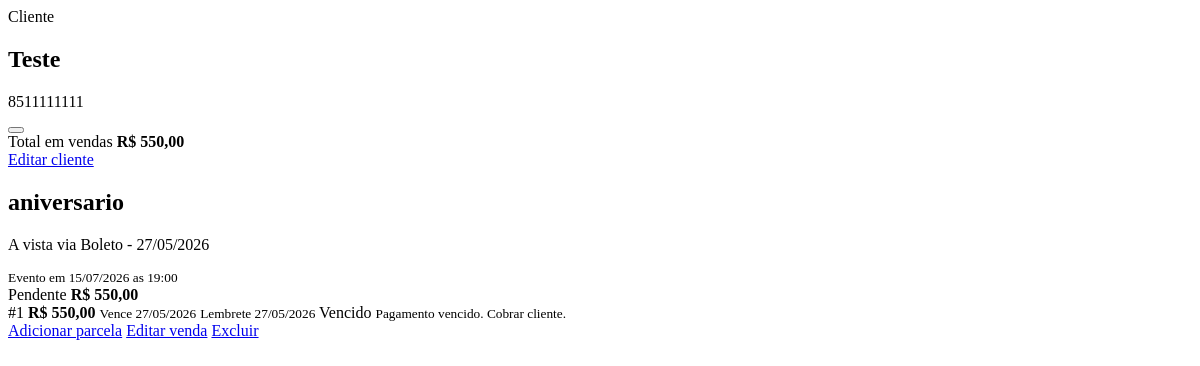
Before: /financeiro/cliente/38/ with the older database file.
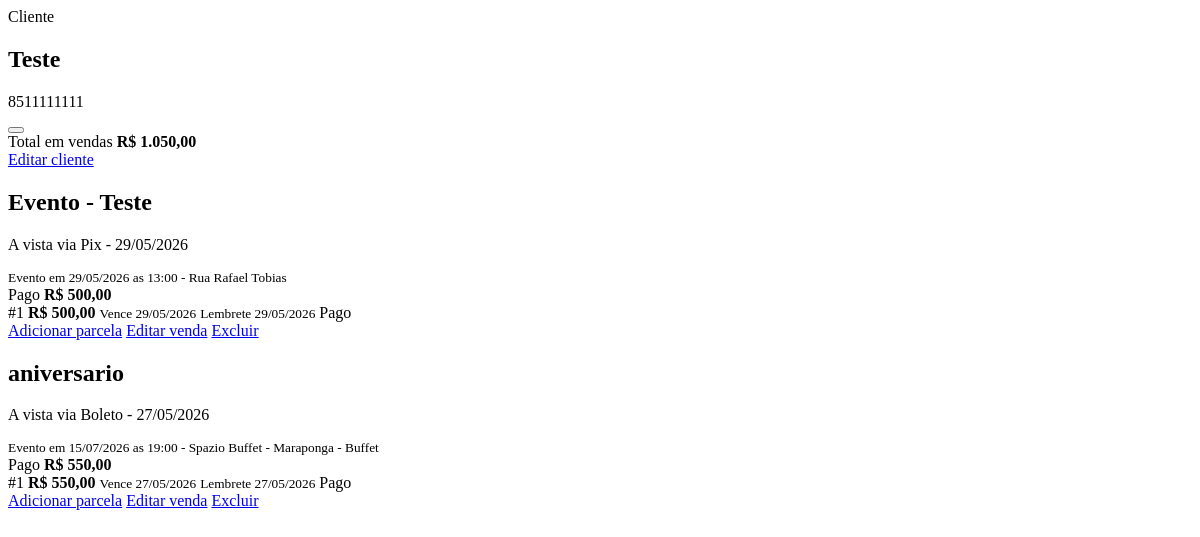
After: the same page with the newer database file.
### crm/models.py (models this page shows, shortened)
class Venda(models.Model):
    STATUS_CHOICES = [
        ("pendente", "Pendente"),
        ("pago", "Pago"),
        ("atrasado", "Atrasado"),
        ("cancelado", "Cancelado"),
    ]
    FORMA_CHOICES = [
        ("pix", "Pix"),
        ("dinheiro", "Dinheiro"),
        ("boleto", "Boleto"),
        ("cartao", "Cartao"),
        ("transferencia", "Transferencia"),
        ("outro", "Outro"),
    ]
    CONDICAO_CHOICES = [
        ("avista", "A vista"),
        ("parcelado", "Parcelado"),
    ]
    cliente = models.ForeignKey(Cliente, on_delete=models.CASCADE, related_name="vendas")
    titulo = models.CharField(max_length=160)
    data_venda = models.DateField(default=timezone.localdate)
    valor_total = models.DecimalField(max_digits=10, decimal_places=2)
    status = models.CharField(max_length=20, choices=STATUS_CHOICES, default="pendente")
    forma_pagamento = models.CharField(max_length=20, choices=FORMA_CHOICES, default="pix")
    condicao_pagamento = models.CharField(max_length=20, choices=CONDICAO_CHOICES, default="avista")
    quantidade_parcelas = models.PositiveIntegerField(default=1)
    observacoes = models.TextField(blank=True)
    criado_em = models.DateTimeField(auto_now_add=True)
    atualizado_em = models.DateTimeField(auto_now=True)
    class Meta:
        ordering = ["-data_venda", "-id"]

class Evento(models.Model):
    TIPO_CHOICES = [
        ("casamento", "Casamento"),
        ("pre_wedding", "Pre-wedding"),
        ("ensaio_casal", "Ensaio de casal"),
        ("ensaio_familia", "Ensaio de familia"),
        ("gestante", "Gestante"),
        ("newborn", "Newborn"),
        ("acompanhamento_bebe", "Acompanhamento de bebe"),
        ("batizado", "Batizado"),
        ("aniversario", "Aniversario"),
        ("aniversario_infantil", "Aniversario infantil"),
        ("debutante", "15 anos / debutante"),
        ("formatura", "Formatura"),
        ("corporativo", "Corporativo"),
        ("evento_social", "Evento social"),
        ("evento_religioso", "Evento religioso"),
        ("ensaio_feminino", "Ensaio feminino"),
        ("ensaio_masculino", "Ensaio masculino"),
        ("retrato_profissional", "Retrato profissional"),
        ("branding", "Branding pessoal"),
        ("produto", "Produto"),
        ("imobiliario", "Imobiliario"),
        ("esportivo", "Esportivo"),
        ("pet", "Pet"),
        ("outro", "Outro"),
    ]
    cliente = models.ForeignKey(Cliente, on_delete=models.SET_NULL, null=True, blank=True, related_name="eventos")
    venda = models.OneToOneField(Venda, on_delete=models.SET_NULL, null=True, blank=True, related_name="evento")
    nome = models.CharField(max_length=160)
    tipo_evento = models.CharField(max_length=100, choices=TIPO_CHOICES, blank=True)
    data_festa = models.DateField(null=True, blank=True)
    horario = models.TimeField(null=True, blank=True)
    contato = models.CharField(max_length=80, blank=True)
    local_evento = models.CharField(max_length=180, blank=True)
    em_buffet = models.BooleanField(default=False)
    valor_cobrado = models.DecimalField(max_digits=10, decimal_places=2, default=0)
    forma_pagamento = models.CharField(max_length=20, choices=Venda.FORMA_CHOICES, default="pix")
    pagamento_recebido = models.BooleanField(default=False)
    quantidade_parcelas = models.PositiveIntegerField(default=1)
    primeira_parcela = models.DateField(null=True, blank=True)
    observacoes = models.TextField(blank=True)
    criado_em = models.DateTimeField(auto_now_add=True)
    atualizado_em = models.DateTimeField(auto_now=True)
    class Meta:
        ordering = ["data_festa", "horario", "nome"]

class Parcela(models.Model):
    STATUS_CHOICES = [
        ("pendente", "Pendente"),
        ("pago", "Pago"),
        ("atrasado", "Atrasado"),
    ]
    venda = models.ForeignKey(Venda, on_delete=models.CASCADE, related_name="parcelas")
    numero = models.PositiveIntegerField()
    valor = models.DecimalField(max_digits=10, decimal_places=2)
    vencimento = models.DateField()
    data_pagamento = models.DateField(null=True, blank=True)
    status = models.CharField(max_length=20, choices=STATUS_CHOICES, default="pendente")
    lembrete_em = models.DateField(null=True, blank=True)
    observacoes = models.TextField(blank=True)
    criado_em = models.DateTimeField(auto_now_add=True)
    class Meta:
        ordering = ["vencimento", "numero"]
        unique_together = ["venda", "numero"]
    @property
    def deve_alertar(self):
        hoje = timezone.localdate()
        if self.status == "pago":
            return False
        if self.vencimento < hoje:
            return True
        return bool(self.lembrete_em and self.lembrete_em <= hoje)
    @property
    def status_financeiro(self):
        if self.status != "pago" and self.vencimento < timezone.localdate():
            return "vencido"
        return self.status
    @property
    def status_financeiro_label(self):
        if self.status_financeiro == "vencido":
            return "Vencido"
        return self.get_status_display()

### crm/views.py (the view)
# urls.py: path("financeiro/cliente/<int:cliente_id>/", views.financeiro_cliente_painel, name="financeiro_cliente_painel"),
def financeiro_cliente_painel(request, cliente_id):
    status = request.GET.get("status", "")
    hoje = timezone.localdate()
    cliente = get_object_or_404(Cliente, pk=cliente_id)
    vendas = cliente.vendas.select_related("cliente", "evento").prefetch_related("parcelas")
    if status == "vencido":
        vendas = vendas.filter(parcelas__status__in=["pendente", "atrasado"], parcelas__vencimento__lt=hoje).distinct()
    elif status:
        vendas = vendas.filter(status=status)
    totais = vendas.exclude(status="cancelado").aggregate(total=Sum("valor_total"))["total"] or 0
    return render(
        request,
        "crm/financeiro_cliente_painel.html",
        {"cliente": cliente, "vendas": vendas, "status": status, "totais": totais},
    )

### crm/templatetags/crm_format.py (called while the page is built)
@register.filter
def brl(valor):
    try:
        numero = Decimal(valor or 0)
    except (InvalidOperation, TypeError, ValueError):
        numero = Decimal("0")
    texto = f"{numero:,.2f}"
    texto = texto.replace(",", "X").replace(".", ",").replace("X", ".")
    return f"R$ {texto}"

### templates/crm/financeiro_cliente_painel.html (shortened to what this page needs)
{% load crm_format %}
<div class="drawer-head">
  <div>
    <span>Cliente</span>
    <h2>{{ cliente.nome }}</h2>
    <p>{{ cliente.telefone }}{% if cliente.email %} - {{ cliente.email }}{% endif %}</p>
  </div>
  <button class="icon-button drawer-close" type="button" data-close-drawer aria-label="Fechar painel">
  </button>
</div>
<div class="drawer-summary">
  <div>
    <span>Total em vendas</span>
    <strong>{{ totais|brl }}</strong>
  </div>
  <a class="button ghost" href="{% url 'cliente_editar' cliente.pk %}">Editar cliente</a>
</div>
<div class="drawer-sales">
  {% for venda in vendas %}
    <article class="sale drawer-sale">
      <div class="sale-head">
        <div>
          <h2>{{ venda.titulo }}</h2>
          <p>{{ venda.get_condicao_pagamento_display }} via {{ venda.get_forma_pagamento_display }} - {{ venda.data_venda|date:"d/m/Y" }}</p>
          {% if venda.evento %}
            <small>
              Evento em {{ venda.evento.data_festa|date:"d/m/Y" }}{% if venda.evento.horario %} as {{ venda.evento.horario|time:"H:i" }}{% endif %}
              {% if venda.evento.local_evento %} - {{ venda.evento.local_evento }}{% endif %}
              {% if venda.evento.em_buffet %} - Buffet{% endif %}
            </small>
          {% endif %}
        </div>
        <div class="sale-total">
          <span class="badge {{ venda.status }}">{{ venda.get_status_display }}</span>
          <strong>{{ venda.valor_total|brl }}</strong>
        </div>
      </div>
      <div class="installments compact">
        {% for parcela in venda.parcelas.all %}
          <div class="installment {% if parcela.deve_alertar %}attention{% endif %}">
            <span>#{{ parcela.numero }}</span>
            <strong>{{ parcela.valor|brl }}</strong>
            <small>Vence {{ parcela.vencimento|date:"d/m/Y" }}</small>
            <small>Lembrete {{ parcela.lembrete_em|date:"d/m/Y" }}</small>
            <span class="badge {{ parcela.status_financeiro }}">{{ parcela.status_financeiro_label }}</span>
            {% if parcela.status_financeiro == "vencido" %}
              <small class="overdue-text">Pagamento vencido. Cobrar cliente.</small>
            {% endif %}
          </div>
        {% empty %}
          <p class="empty">Sem parcelas cadastradas.</p>
        {% endfor %}
      </div>
      <div class="row-actions">
        <a class="button ghost" href="{% url 'parcela_nova' venda.pk %}">Adicionar parcela</a>
        <a class="button ghost" href="{% url 'venda_editar' venda.pk %}">Editar venda</a>
        <a class="button danger" href="{% url 'venda_excluir' venda.pk %}">Excluir</a>
      </div>
    </article>
  {% empty %}
    <p class="empty">Este cliente nao tem vendas neste filtro.</p>
  {% endfor %}
</div>

Changed rows visible on the page:
added Venda: titulo "Evento - Teste", condicao_pagamento "A vista", forma_pagamento "Pix", data_venda "29/05/2026", evento.data_festa "29/05/2026", evento.horario "13:00", evento.local_evento "Rua Rafael Tobias", status "Pago", valor_total|brl "R$ 500,00"
added Parcela: numero "1", valor|brl "R$ 500,00", vencimento "29/05/2026", lembrete_em "29/05/2026", status_financeiro_label "Pago", shown under "Evento - Teste"
changed Venda "aniversario": evento.local_evento (not shown) → "Spazio Buffet - Maraponga"; status "Pendente" → "Pago"
changed Parcela (number 2 of 2 on the later page): status_financeiro_label "Vencido" → "Pago"; no longer shows "Pagamento vencido. Cobrar cliente."
Other visible differences:
{{ totais|brl }}: "R$ 550,00" → "R$ 1.050,00"
